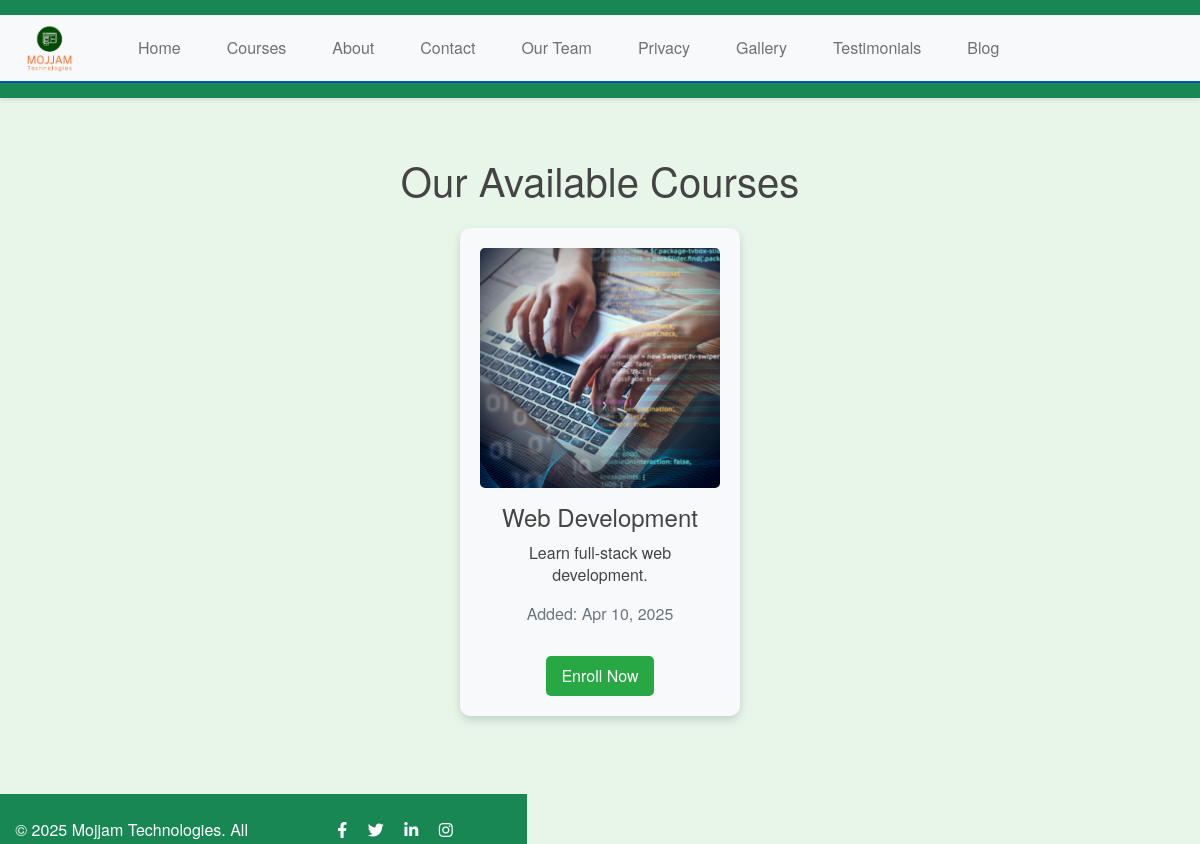
Page /courses/ on the committed database.
### app/models.py (models this page shows, shortened)
class Course(models.Model):
    title = models.CharField(max_length=200)
    description = models.TextField()
    image = models.ImageField(upload_to='courses/', blank=True, null=True)
    created_at = models.DateTimeField(auto_now_add=True)

### app/views.py (the view)
# urls.py: path('courses/', courses, name='courses'),
def courses(request):
    dummy_courses = [
        {'title': 'Web Development', 'description': 'Learn full-stack web development...'},
        {'title': 'Data Science', 'description': 'Master data analysis and visualization...'}
    ]
    real_courses = Course.objects.all().order_by('-created_at')
    return render(request, 'courses.html', {
        'dummy_courses': dummy_courses,
        'real_courses': real_courses
    })

### app/context_processors.py (called while the page is built)
def current_year(request):
    return {
        'current_year': datetime.now().year
    }

### app/templates/courses.html (shortened to what this page needs)
{% extends 'base.html' %} {% load static %} {% block content %}
<section id="courses" class="py-5 px-3">
  <h1 class="text-center mb-4">Our Available Courses</h1>
  <div class="course-list">
    {% for course in real_courses %}
    <div class="course-item">
      {% if course.image %}
      <img src="{{ course.image.url }}" alt="{{ course.title }}" />
      {% else %}
      <img
        src="{% static 'images/course-placeholder.jpg' %}"
        alt="{{ course.title }}"
      />
      {% endif %}
      <h3>{{ course.title }}</h3>
      <p>{{ course.description|truncatewords:20 }}</p>
      <p class="text-muted small">
        Added: {{ course.created_at|date:"M d, Y" }}
      </p>
      <a href="#" class="course-button">Enroll Now</a>
    </div>
    {% empty %}
    <div class="col-12 text-center">
      <div class="alert alert-info">
        No courses available yet. Check back soon!
      </div>
    </div>
    {% endfor %}
  </div>
</section>
{% endblock %}

### app/static/css/style.css (style rules this page uses)
body { font-family: "Helvetica Neue", Arial, sans-serif; margin: 0; padding: 60px 0 50px; background-color: #e8f5e9; color: #444; }
#courses { padding: 50px 0; text-align: center; }
.course-list { display: flex; justify-content: space-around; flex-wrap: wrap; }
.course-item { width: 280px; margin-bottom: 30px; padding: 20px; background-color: #f8f9fa; border-radius: 10px; box-shadow: 0 4px 10px rgba(0, 0, 0, 0.15); transition: transform 0.3s; }
.course-item img { width: 100%; height: auto; border-radius: 5px; margin-bottom: 15px; }
.course-item h3 { font-size: 1.5em; margin-bottom: 10px; }
.course-item p { font-size: 1em; line-height: 1.4; }
.course-button { display: inline-block; background-color: #28a745; color: #fff; padding: 8px 15px; text-decoration: none; border-radius: 5px; margin-top: 15px; }

### rows in the picture
Course: image (picture), title "Web Development", description "Learn full-stack web development.", created_at "Apr 10, 2025"
